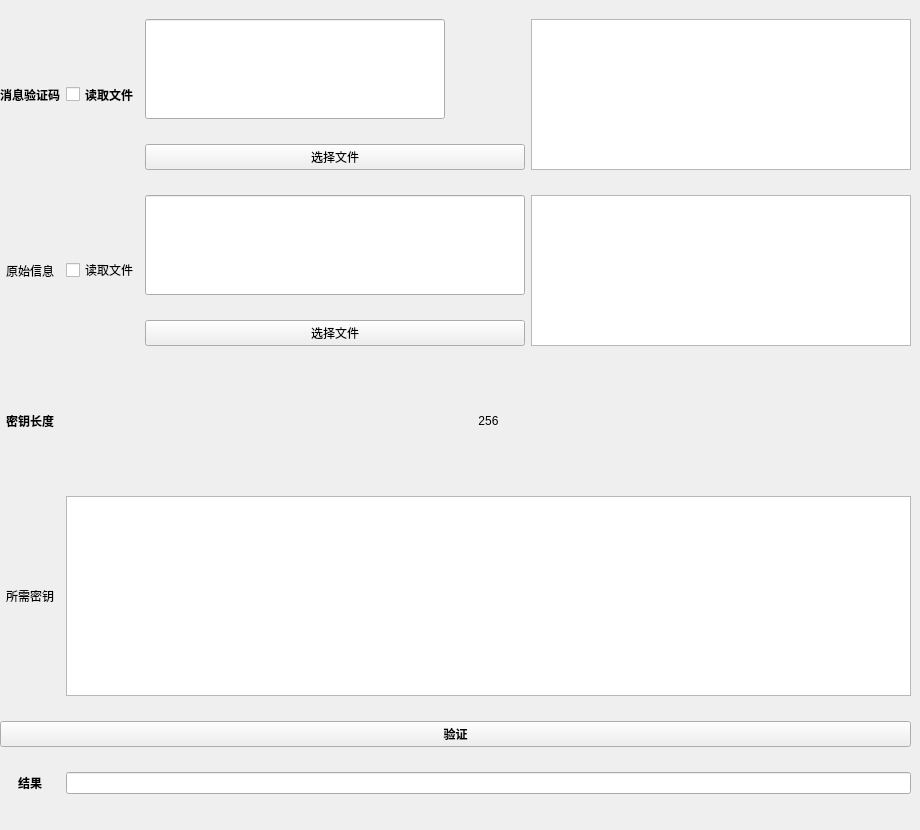
      <widget class="QWidget" name="page_31">
       <widget class="QWidget" name="gridLayoutWidget_18">
        <property name="geometry">
         <rect>
          <x>0</x>
          <y>0</y>
          <width>911</width>
          <height>821</height>
         </rect>
        </property>
        <layout class="QGridLayout" name="gridLayout_18">
         <item row="4" column="2">
          <widget class="QLineEdit" name="lineEdit_21">
           <property name="maximumSize">
            <size>
             <width>16777215</width>
             <height>100</height>
            </size>
           </property>
          </widget>
         </item>
         <item row="7" column="1" colspan="3">
          <widget class="QPlainTextEdit" name="plainTextEdit_30">
           <property name="maximumSize">
            <size>
             <width>16777215</width>
             <height>200</height>
            </size>
           </property>
          </widget>
         </item>
         <item row="6" column="1" colspan="3">
          <widget class="QLabel" name="label_91">
           <property name="maximumSize">
            <size>
             <width>16777215</width>
             <height>100</height>
            </size>
           </property>
           <property name="text">
            <string>256</string>
           </property>
           <property name="alignment">
            <set>Qt::AlignCenter</set>
           </property>
          </widget>
         </item>
         <item row="4" column="1" rowspan="2">
          <widget class="QCheckBox" name="checkBox_10">
           <property name="text">
            <string>读取文件</string>
           </property>
          </widget>
         </item>
         <item row="5" column="2">
          <widget class="QPushButton" name="pushButton_69">
           <property name="text">
            <string>选择文件</string>
           </property>
          </widget>
         </item>
         <item row="9" column="0" colspan="4">
          <widget class="QPushButton" name="pushButton_70">
           <property name="font">
            <font>
             <weight>75</weight>
             <bold>true</bold>
            </font>
           </property>
           <property name="text">
            <string>验证</string>
           </property>
          </widget>
         </item>
         <item row="6" column="0">
          <widget class="QLabel" name="label_92">
           <property name="maximumSize">
            <size>
             <width>300</width>
             <height>16777215</height>
            </size>
           </property>
           <property name="font">
            <font>
             <weight>75</weight>
             <bold>true</bold>
            </font>
           </property>
           <property name="text">
            <string>密钥长度</string>
           </property>
           <property name="alignment">
            <set>Qt::AlignCenter</set>
           </property>
          </widget>
         </item>
         <item row="10" column="0">
          <widget class="QLabel" name="label_93">
           <property name="font">
            <font>
             <weight>75</weight>
             <bold>true</bold>
            </font>
           </property>
           <property name="text">
            <string>结果</string>
           </property>
           <property name="alignment">
            <set>Qt::AlignCenter</set>
           </property>
          </widget>
         </item>
         <item row="10" column="1" colspan="3">
          <widget class="QLineEdit" name="lineEdit_22"/>
         </item>
         <item row="7" column="0">
          <widget class="QLabel" name="label_94">
           <property name="maximumSize">
            <size>
             <width>16777215</width>
             <height>200</height>
            </size>
           </property>
           <property name="text">
            <string>所需密钥</string>
           </property>
           <property name="alignment">
            <set>Qt::AlignCenter</set>
           </property>
          </widget>
         </item>
         <item row="2" column="2">
          <widget class="QPushButton" name="pushButton_71">
           <property name="text">
            <string>选择文件</string>
           </property>
          </widget>
         </item>
         <item row="4" column="0" rowspan="2">
          <widget class="QLabel" name="label_95">
           <property name="text">
            <string>原始信息</string>
           </property>
           <property name="alignment">
            <set>Qt::AlignCenter</set>
           </property>
          </widget>
         </item>
         <item row="1" column="2">
          <widget class="QLineEdit" name="lineEdit_23">
           <property name="maximumSize">
            <size>
             <width>300</width>
             <height>100</height>
            </size>
           </property>
          </widget>
         </item>
         <item row="1" column="3" rowspan="2">
          <widget class="QPlainTextEdit" name="plainTextEdit_31">
           <property name="maximumSize">
            <size>
             <width>16777215</width>
             <height>200</height>
            </size>
           </property>
          </widget>
         </item>
         <item row="4" column="3" rowspan="2">
          <widget class="QPlainTextEdit" name="plainTextEdit_13"/>
         </item>
         <item row="1" column="1" rowspan="2">
          <widget class="QCheckBox" name="checkBox_23">
           <property name="maximumSize">
            <size>
             <width>16777215</width>
             <height>200</height>
            </size>
           </property>
           <property name="font">
            <font>
             <weight>75</weight>
             <bold>true</bold>
            </font>
           </property>
           <property name="text">
            <string>读取文件</string>
           </property>
          </widget>
         </item>
         <item row="1" column="0" rowspan="2">
          <widget class="QLabel" name="label_96">
           <property name="maximumSize">
            <size>
             <width>16777215</width>
             <height>200</height>
            </size>
           </property>
           <property name="font">
            <font>
             <weight>75</weight>
             <bold>true</bold>
            </font>
           </property>
           <property name="text">
            <string>消息验证码</string>
           </property>
           <property name="alignment">
            <set>Qt::AlignCenter</set>
           </property>
          </widget>
         </item>
        </layout>
       </widget>
      </widget>
